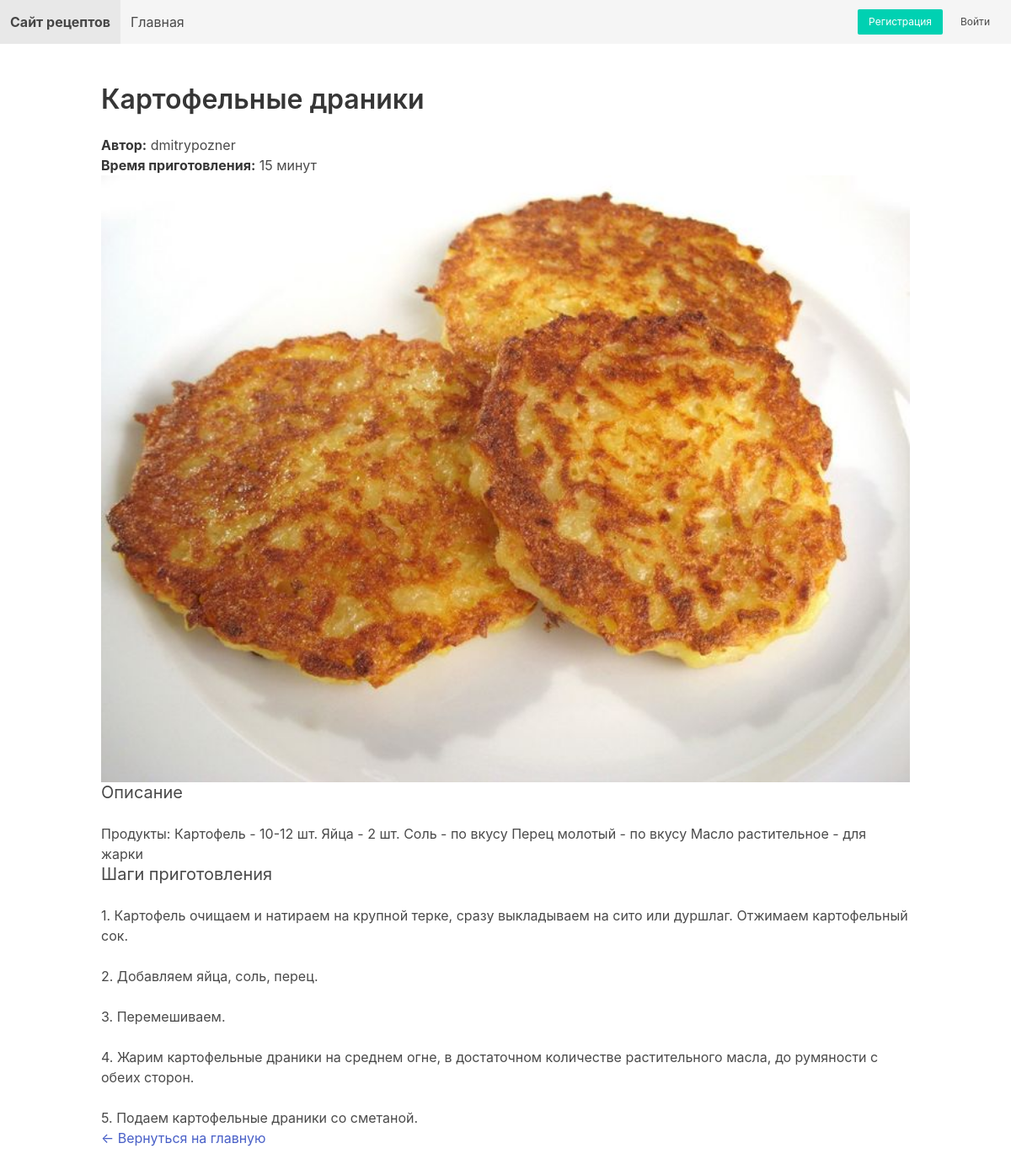
Page /recipe/1/ on the committed database.
### recipes/models.py (models this page shows, shortened)
class Recipe(models.Model):
    title = models.CharField(max_length=200, verbose_name='Название')
    description = models.TextField(verbose_name='Описание')
    steps = models.TextField(verbose_name='Шаги приготовления')
    prep_time = models.PositiveIntegerField(verbose_name='Время приготовления (в минутах)')
    image = models.ImageField(upload_to='recipes/', blank=True, null=True, verbose_name='Изображение')
    created_at = models.DateTimeField(auto_now_add=True)
    author = models.ForeignKey(User, on_delete=models.CASCADE, verbose_name='Автор')

### recipes/views.py (the view)
# urls.py: path('recipe/<int:pk>/', views.recipe_detail, name='recipe_detail'),
def recipe_detail(request, pk):
    recipe = get_object_or_404(Recipe, pk=pk)
    return render(request, 'recipes/recipe_detail.html', {'recipe': recipe})

### recipes/templates/recipes/recipe_detail.html (shortened to what this page needs)
{% extends 'recipes/base.html' %} {% block title %}{{ recipe.title }} - Рецепт{% endblock %} {% block content %}
<h1 class="title">{{ recipe.title }}</h1>
<p><strong>Автор:</strong> {{ recipe.author.username }}</p>
<p><strong>Время приготовления:</strong> {{ recipe.prep_time }} минут</p>
{% if recipe.image %}
<figure class="image is-4by3">
    <img src="{{ recipe.image.url }}" alt="{{ recipe.title }}">
</figure>
{% endif %}
<h2 class="subtitle">Описание</h2>
<p>{{ recipe.description }}</p>
<h2 class="subtitle">Шаги приготовления</h2>
<p style="white-space: pre-line;">{{ recipe.steps }}</p>
<a href="{% url 'home' %}">← Вернуться на главную</a> {% endblock %}

### recipes/templates/recipes/base.html (shortened to what this page needs)
<!DOCTYPE html>
<html lang="ru">
<head>
    <link rel="stylesheet" href="https://cdn.jsdelivr.net/npm/bulma@0.9.4/css/bulma.min.css">
</head>
<body>
    <nav class="navbar is-light" role="navigation" aria-label="main navigation">
        <div class="navbar-brand">
            <a class="navbar-item" href="{% url 'home' %}">
                <strong>Сайт рецептов</strong>
            </a>
        </div>
        <div class="navbar-menu">
            <div class="navbar-start">
                <a class="navbar-item" href="{% url 'home' %}">Главная</a>
            </div>
            <div class="navbar-end">
                <div class="navbar-item">
                    {% if user.is_authenticated %} Привет, {{ user.username }}!
                    <a class="button is-light is-small ml-3" href="{% url 'logout' %}">Выйти</a> {% else %}
                    <a class="button is-primary is-small mr-2" href="{% url 'signup' %}">Регистрация</a>
                    <a class="button is-light is-small" href="{% url 'login' %}">Войти</a> {% endif %}
                </div>
            </div>
        </div>
    </nav>
    <section class="section">
        <div class="container">
            {% block content %}{% endblock %}
        </div>
    </section>
</body>
</html>

### rows in the picture
Recipe: title "Картофельные драники", author.username "dmitrypozner", prep_time "15", image (picture), description "Продукты: Картофель - 10-12 шт. Яйца - 2 шт. Соль - по вкусу Перец молотый - по вкусу Масло растительное - для жарки", steps "1. Картофель очищаем и натираем на крупной терке, сразу выкладываем на сито или дуршлаг. Отжимаем картофельный сок. 2. Добавляем яйца, соль, перец. 3. Перемешиваем. 4. Жарим картофельные драники на среднем огне, в достаточном количестве растительного масла, до румяности с обеих сторон. 5. Подаем картофельные драники со сметаной."
